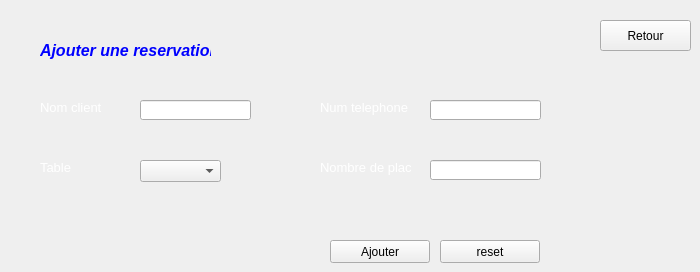
   <widget class="QWidget" name="Ajouter">
    <attribute name="title">
     <string>Ajouter</string>
    </attribute>
    <widget class="QLabel" name="label_3">
     <property name="enabled">
      <bool>true</bool>
     </property>
     <property name="geometry">
      <rect>
       <x>40</x>
       <y>30</y>
       <width>171</width>
       <height>41</height>
      </rect>
     </property>
     <property name="font">
      <font>
       <pointsize>22</pointsize>
      </font>
     </property>
     <property name="styleSheet">
      <string notr="true"/>
     </property>
     <property name="text">
      <string>&lt;html&gt;&lt;head/&gt;&lt;body&gt;&lt;p&gt;&lt;span style=&quot; font-size:12pt; font-weight:600; font-style:italic; color:#0000ff;&quot;&gt;Ajouter une reservation&lt;/span&gt;&lt;/p&gt;&lt;/body&gt;&lt;/html&gt;</string>
     </property>
     <property name="textFormat">
      <enum>Qt::RichText</enum>
     </property>
    </widget>
    <widget class="QLineEdit" name="nom">
     <property name="geometry">
      <rect>
       <x>140</x>
       <y>100</y>
       <width>111</width>
       <height>20</height>
      </rect>
     </property>
     <property name="styleSheet">
      <string notr="true"/>
     </property>
    </widget>
    <widget class="QLineEdit" name="telephone">
     <property name="geometry">
      <rect>
       <x>430</x>
       <y>100</y>
       <width>111</width>
       <height>20</height>
      </rect>
     </property>
     <property name="styleSheet">
      <string notr="true"/>
     </property>
     <property name="text">
      <string/>
     </property>
    </widget>
    <widget class="QPushButton" name="reset_2">
     <property name="geometry">
      <rect>
       <x>440</x>
       <y>240</y>
       <width>100</width>
       <height>23</height>
      </rect>
     </property>
     <property name="styleSheet">
      <string notr="true"/>
     </property>
     <property name="text">
      <string>reset</string>
     </property>
     <property name="icon">
      <iconset resource="Ressources.qrc">
       <normaloff>:/new/images/images/reset.png</normaloff>:/new/images/images/reset.png</iconset>
     </property>
    </widget>
    <widget class="QLabel" name="label_5">
     <property name="geometry">
      <rect>
       <x>40</x>
       <y>100</y>
       <width>71</width>
       <height>16</height>
      </rect>
     </property>
     <property name="text">
      <string>&lt;html&gt;&lt;head/&gt;&lt;body&gt;&lt;p&gt;&lt;span style=&quot; font-size:10pt; color:#ffffff;&quot;&gt;Nom client&lt;/span&gt;&lt;/p&gt;&lt;/body&gt;&lt;/html&gt;</string>
     </property>
    </widget>
    <widget class="QPushButton" name="ajouter">
     <property name="geometry">
      <rect>
       <x>330</x>
       <y>240</y>
       <width>100</width>
       <height>23</height>
      </rect>
     </property>
     <property name="styleSheet">
      <string notr="true"/>
     </property>
     <property name="text">
      <string>Ajouter</string>
     </property>
     <property name="icon">
      <iconset resource="Ressources.qrc">
       <normaloff>:/new/images/images/add.png</normaloff>:/new/images/images/add.png</iconset>
     </property>
    </widget>
    <widget class="QLabel" name="label_7">
     <property name="geometry">
      <rect>
       <x>320</x>
       <y>100</y>
       <width>91</width>
       <height>16</height>
      </rect>
     </property>
     <property name="text">
      <string>&lt;html&gt;&lt;head/&gt;&lt;body&gt;&lt;p&gt;&lt;span style=&quot; font-size:10pt; color:#ffffff;&quot;&gt;Num telephone&lt;/span&gt;&lt;/p&gt;&lt;/body&gt;&lt;/html&gt;</string>
     </property>
    </widget>
    <widget class="QLabel" name="label_9">
     <property name="geometry">
      <rect>
       <x>40</x>
       <y>160</y>
       <width>71</width>
       <height>16</height>
      </rect>
     </property>
     <property name="text">
      <string>&lt;html&gt;&lt;head/&gt;&lt;body&gt;&lt;p&gt;&lt;span style=&quot; font-size:10pt; color:#ffffff;&quot;&gt;Table&lt;/span&gt;&lt;/p&gt;&lt;/body&gt;&lt;/html&gt;</string>
     </property>
    </widget>
    <widget class="QComboBox" name="tables">
     <property name="geometry">
      <rect>
       <x>140</x>
       <y>160</y>
       <width>81</width>
       <height>22</height>
      </rect>
     </property>
     <property name="styleSheet">
      <string notr="true"/>
     </property>
    </widget>
    <widget class="QLabel" name="table_msg">
     <property name="geometry">
      <rect>
       <x>50</x>
       <y>190</y>
       <width>241</width>
       <height>16</height>
      </rect>
     </property>
     <property name="text">
      <string/>
     </property>
    </widget>
    <widget class="QLineEdit" name="nombre">
     <property name="geometry">
      <rect>
       <x>430</x>
       <y>160</y>
       <width>111</width>
       <height>20</height>
      </rect>
     </property>
     <property name="styleSheet">
      <string notr="true"/>
     </property>
     <property name="text">
      <string/>
     </property>
    </widget>
    <widget class="QLabel" name="label_11">
     <property name="geometry">
      <rect>
       <x>320</x>
       <y>160</y>
       <width>91</width>
       <height>16</height>
      </rect>
     </property>
     <property name="text">
      <string>&lt;html&gt;&lt;head/&gt;&lt;body&gt;&lt;p&gt;&lt;span style=&quot; font-size:10pt; color:#ffffff;&quot;&gt;Nombre de places&lt;/span&gt;&lt;/p&gt;&lt;/body&gt;&lt;/html&gt;</string>
     </property>
    </widget>
    <widget class="QLabel" name="nom_msg">
     <property name="geometry">
      <rect>
       <x>40</x>
       <y>130</y>
       <width>241</width>
       <height>16</height>
      </rect>
     </property>
     <property name="text">
      <string/>
     </property>
    </widget>
    <widget class="QLabel" name="telephone_msg">
     <property name="geometry">
      <rect>
       <x>320</x>
       <y>120</y>
       <width>241</width>
       <height>16</height>
      </rect>
     </property>
     <property name="text">
      <string/>
     </property>
    </widget>
    <widget class="QLabel" name="nombre_places_msg">
     <property name="geometry">
      <rect>
       <x>320</x>
       <y>190</y>
       <width>241</width>
       <height>16</height>
      </rect>
     </property>
     <property name="text">
      <string/>
     </property>
    </widget>
    <widget class="QPushButton" name="retour">
     <property name="geometry">
      <rect>
       <x>600</x>
       <y>20</y>
       <width>91</width>
       <height>31</height>
      </rect>
     </property>
     <property name="styleSheet">
      <string notr="true"/>
     </property>
     <property name="text">
      <string>Retour</string>
     </property>
     <property name="icon">
      <iconset resource="Ressources.qrc">
       <normaloff>:/new/images/images/return.png</normaloff>:/new/images/images/return.png</iconset>
     </property>
     <property name="iconSize">
      <size>
       <width>30</width>
       <height>30</height>
      </size>
     </property>
    </widget>
   </widget>
